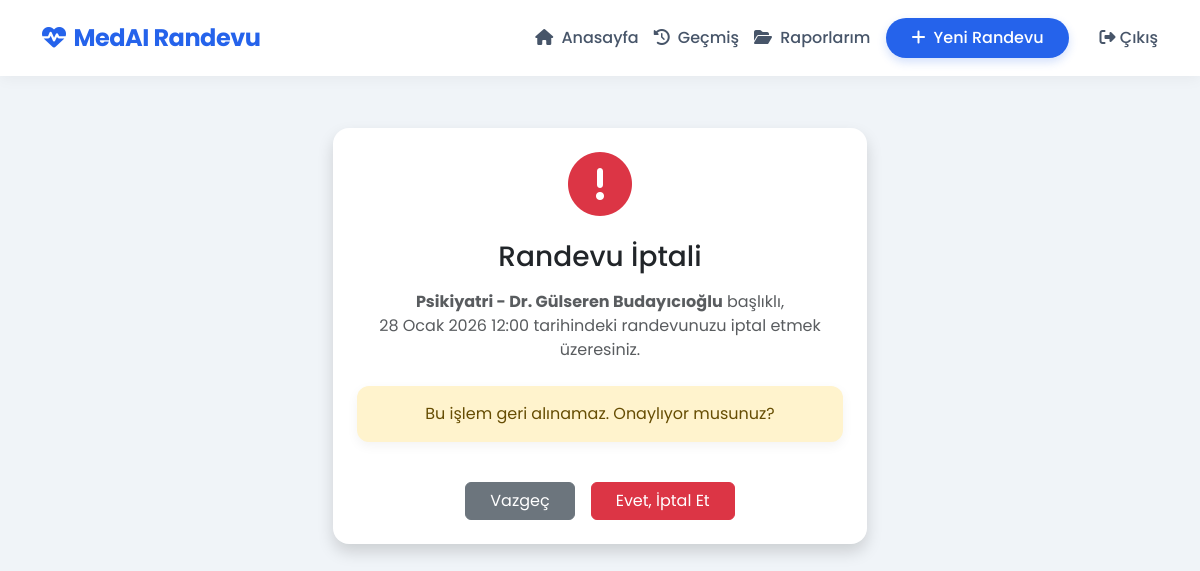
Page /appointments/43/cancel/ (signed in) on the committed database.
### appointments/models.py (models this page shows, shortened)
class Appointment(models.Model):
    user=models.ForeignKey(User,on_delete=models.CASCADE)
    title=models.CharField(verbose_name="Başlık",max_length=100)
    description=models.TextField(verbose_name="Açıklama")
    date=models.DateTimeField(verbose_name="Randevu Tarihi")
    status=models.ForeignKey(Status,on_delete=models.SET_NULL,null=True,verbose_name="Durum")
    doctor=models.ForeignKey(Doctor,on_delete=models.SET_NULL,null=True,blank=True,verbose_name="Doktor")
    document = models.FileField(upload_to='documents/', blank=True, null=True, verbose_name="Rapor/Dosya")

### appointments/views.py (the view, shortened to what this page needs)
# urls.py: path("appointments/<int:pk>/cancel/", views.appointment_cancel, name="appointment_cancel"),
@login_required
def appointment_cancel(request, pk):
    appointment = get_object_or_404(Appointment, pk=pk, user=request.user)
    return render(request, "appointments/confirm_cancel.html", {"appointment": appointment})

### appointments/templates/appointments/confirm_cancel.html (shortened to what this page needs)
{% extends 'base.html' %}
{% block content %}
<div class="container py-5">
    <div class="row justify-content-center">
        <div class="col-md-6">
            <div class="card shadow border-0 text-center p-4">
                <div class="mb-4 text-danger">
                    <i class="fa-solid fa-circle-exclamation fa-4x"></i>
                </div>
                <h3 class="mb-3">Randevu İptali</h3>
                <p class="text-muted mb-4">
                    <strong>{{ appointment.title }}</strong> başlıklı, <br>
                    {{ appointment.date|date:"d F Y H:i" }} tarihindeki randevunuzu iptal etmek üzeresiniz.
                </p>
                <div class="alert alert-warning">
                    Bu işlem geri alınamaz. Onaylıyor musunuz?
                </div>
                <form method="POST">
                    <div class="d-flex justify-content-center gap-3 mt-4">
                        <a href="{% url 'dashboard' %}" class="btn btn-secondary px-4">Vazgeç</a>
                        <button type="submit" class="btn btn-danger px-4">Evet, İptal Et</button>
                    </div>
                </form>
            </div>
        </div>
    </div>
</div>
{% endblock %}

### templates/base.html (style rules this page uses)
:root { --primary-color: #2563eb; --secondary-color: #64748b; --bg-color: #f0f4f8; --card-shadow: 0 4px 6px -1px rgba(0, 0, 0, 0.1), 0 2px 4px -1px rgba(0, 0, 0, 0.06); }
body { font-family: 'Poppins', sans-serif; background-color: var(--bg-color); color: #1e293b; margin-top: 80px; }
.card { border: none; border-radius: 16px; box-shadow: var(--card-shadow); background: white; transition: transform 0.2s; }
.alert { border: none; border-radius: 12px; box-shadow: 0 4px 12px rgba(0,0,0,0.05); }

### rows in the picture
Appointment: title "Psikiyatri - Dr. Gülseren Budayıcıoğlu", date "28 Ocak 2026 12:00"
